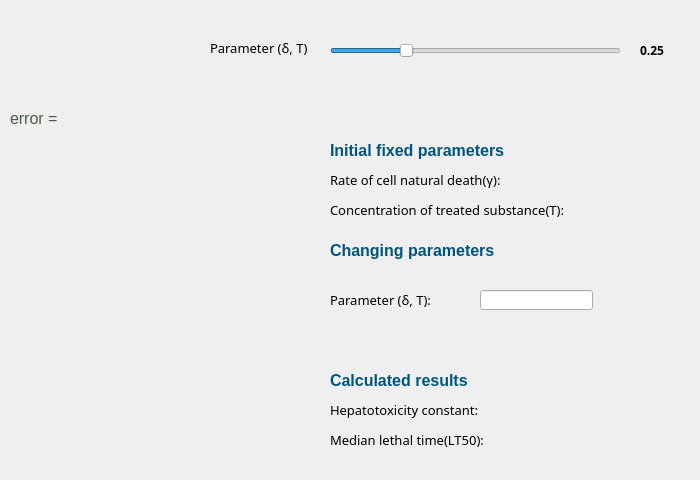
    <widget class="QWidget" name="tab3">
     <attribute name="title">
      <string>Model 3</string>
     </attribute>
     <widget class="QLabel" name="Slider_Title12_4">
      <property name="geometry">
       <rect>
        <x>210</x>
        <y>40</y>
        <width>101</width>
        <height>16</height>
       </rect>
      </property>
      <property name="font">
       <font>
        <family>Microsoft YaHei Light</family>
        <pointsize>10</pointsize>
        <weight>50</weight>
        <italic>false</italic>
        <bold>false</bold>
        <underline>false</underline>
        <strikeout>false</strikeout>
       </font>
      </property>
      <property name="text">
       <string>Parameter (δ, T)</string>
      </property>
     </widget>
     <widget class="QSlider" name="Slider3">
      <property name="geometry">
       <rect>
        <x>330</x>
        <y>40</y>
        <width>291</width>
        <height>21</height>
       </rect>
      </property>
      <property name="styleSheet">
       <string notr="true"/>
      </property>
      <property name="minimum">
       <number>1</number>
      </property>
      <property name="maximum">
       <number>1000</number>
      </property>
      <property name="singleStep">
       <number>50</number>
      </property>
      <property name="value">
       <number>250</number>
      </property>
      <property name="sliderPosition">
       <number>250</number>
      </property>
      <property name="orientation">
       <enum>Qt::Horizontal</enum>
      </property>
     </widget>
     <widget class="QWidget" name="text_wg3" native="true">
      <property name="geometry">
       <rect>
        <x>330</x>
        <y>140</y>
        <width>361</width>
        <height>331</height>
       </rect>
      </property>
      <widget class="QLabel" name="lbl1_10">
       <property name="geometry">
        <rect>
         <x>0</x>
         <y>0</y>
         <width>181</width>
         <height>21</height>
        </rect>
       </property>
       <property name="font">
        <font>
         <family>Segoe UI</family>
         <pointsize>12</pointsize>
         <weight>75</weight>
         <bold>true</bold>
        </font>
       </property>
       <property name="styleSheet">
        <string notr="true">color: rgb(0, 85, 127);</string>
       </property>
       <property name="text">
        <string>Initial fixed parameters</string>
       </property>
      </widget>
      <widget class="QLabel" name="lbl1_11">
       <property name="geometry">
        <rect>
         <x>0</x>
         <y>100</y>
         <width>181</width>
         <height>21</height>
        </rect>
       </property>
       <property name="font">
        <font>
         <family>Segoe UI</family>
         <pointsize>12</pointsize>
         <weight>75</weight>
         <bold>true</bold>
        </font>
       </property>
       <property name="styleSheet">
        <string notr="true">color: rgb(0, 85, 127);</string>
       </property>
       <property name="text">
        <string>Changing parameters</string>
       </property>
      </widget>
      <widget class="QLabel" name="lbl1_12">
       <property name="geometry">
        <rect>
         <x>0</x>
         <y>230</y>
         <width>181</width>
         <height>21</height>
        </rect>
       </property>
       <property name="font">
        <font>
         <family>Segoe UI</family>
         <pointsize>12</pointsize>
         <weight>75</weight>
         <bold>true</bold>
        </font>
       </property>
       <property name="styleSheet">
        <string notr="true">color: rgb(0, 85, 127);</string>
       </property>
       <property name="text">
        <string>Calculated results</string>
       </property>
      </widget>
      <widget class="QLabel" name="lbl_gamma3">
       <property name="geometry">
        <rect>
         <x>0</x>
         <y>30</y>
         <width>341</width>
         <height>20</height>
        </rect>
       </property>
       <property name="font">
        <font>
         <family>Microsoft YaHei Light</family>
         <pointsize>10</pointsize>
         <weight>50</weight>
         <italic>false</italic>
         <bold>false</bold>
         <underline>false</underline>
         <strikeout>false</strikeout>
        </font>
       </property>
       <property name="text">
        <string>Rate of cell natural death(γ): </string>
       </property>
      </widget>
      <widget class="QLabel" name="lbl_T3">
       <property name="geometry">
        <rect>
         <x>0</x>
         <y>60</y>
         <width>341</width>
         <height>20</height>
        </rect>
       </property>
       <property name="font">
        <font>
         <family>Microsoft YaHei Light</family>
         <pointsize>10</pointsize>
         <weight>50</weight>
         <italic>false</italic>
         <bold>false</bold>
         <underline>false</underline>
         <strikeout>false</strikeout>
        </font>
       </property>
       <property name="text">
        <string>Concentration of treated substance(T):</string>
       </property>
      </widget>
      <widget class="QLabel" name="lbl_delta3">
       <property name="geometry">
        <rect>
         <x>0</x>
         <y>150</y>
         <width>111</width>
         <height>20</height>
        </rect>
       </property>
       <property name="font">
        <font>
         <family>Microsoft YaHei Light</family>
         <pointsize>10</pointsize>
         <weight>50</weight>
         <italic>false</italic>
         <bold>false</bold>
         <underline>false</underline>
         <strikeout>false</strikeout>
        </font>
       </property>
       <property name="text">
        <string>Parameter (δ, T):</string>
       </property>
      </widget>
      <widget class="QLabel" name="lbl_const3">
       <property name="geometry">
        <rect>
         <x>0</x>
         <y>260</y>
         <width>351</width>
         <height>20</height>
        </rect>
       </property>
       <property name="font">
        <font>
         <family>Microsoft YaHei Light</family>
         <pointsize>10</pointsize>
         <weight>50</weight>
         <italic>false</italic>
         <bold>false</bold>
         <underline>false</underline>
         <strikeout>false</strikeout>
        </font>
       </property>
       <property name="text">
        <string>Hepatotoxicity constant:</string>
       </property>
      </widget>
      <widget class="QLabel" name="lbl_median3">
       <property name="geometry">
        <rect>
         <x>0</x>
         <y>290</y>
         <width>351</width>
         <height>20</height>
        </rect>
       </property>
       <property name="font">
        <font>
         <family>Microsoft YaHei Light</family>
         <pointsize>10</pointsize>
         <weight>50</weight>
         <italic>false</italic>
         <bold>false</bold>
         <underline>false</underline>
         <strikeout>false</strikeout>
        </font>
       </property>
       <property name="text">
        <string>Median lethal time(LT50):</string>
       </property>
      </widget>
      <widget class="QLineEdit" name="edit_delta3">
       <property name="geometry">
        <rect>
         <x>150</x>
         <y>150</y>
         <width>113</width>
         <height>20</height>
        </rect>
       </property>
      </widget>
     </widget>
     <widget class="QLabel" name="Val3">
      <property name="geometry">
       <rect>
        <x>640</x>
        <y>40</y>
        <width>41</width>
        <height>20</height>
       </rect>
      </property>
      <property name="font">
       <font>
        <family>Microsoft YaHei Light</family>
        <weight>75</weight>
        <bold>true</bold>
       </font>
      </property>
      <property name="text">
       <string>0.25</string>
      </property>
     </widget>
     <widget class="QWidget" name="verticalLayoutWidget_3">
      <property name="geometry">
       <rect>
        <x>0</x>
        <y>140</y>
        <width>321</width>
        <height>331</height>
       </rect>
      </property>
      <layout class="QVBoxLayout" name="plot_layout3"/>
     </widget>
     <widget class="QLabel" name="error3">
      <property name="geometry">
       <rect>
        <x>10</x>
        <y>110</y>
        <width>191</width>
        <height>16</height>
       </rect>
      </property>
      <property name="font">
       <font>
        <family>Microsoft JhengHei UI</family>
        <pointsize>12</pointsize>
       </font>
      </property>
      <property name="styleSheet">
       <string notr="true">color: rgb(69, 93, 67);</string>
      </property>
      <property name="text">
       <string>error = </string>
      </property>
     </widget>
    </widget>
